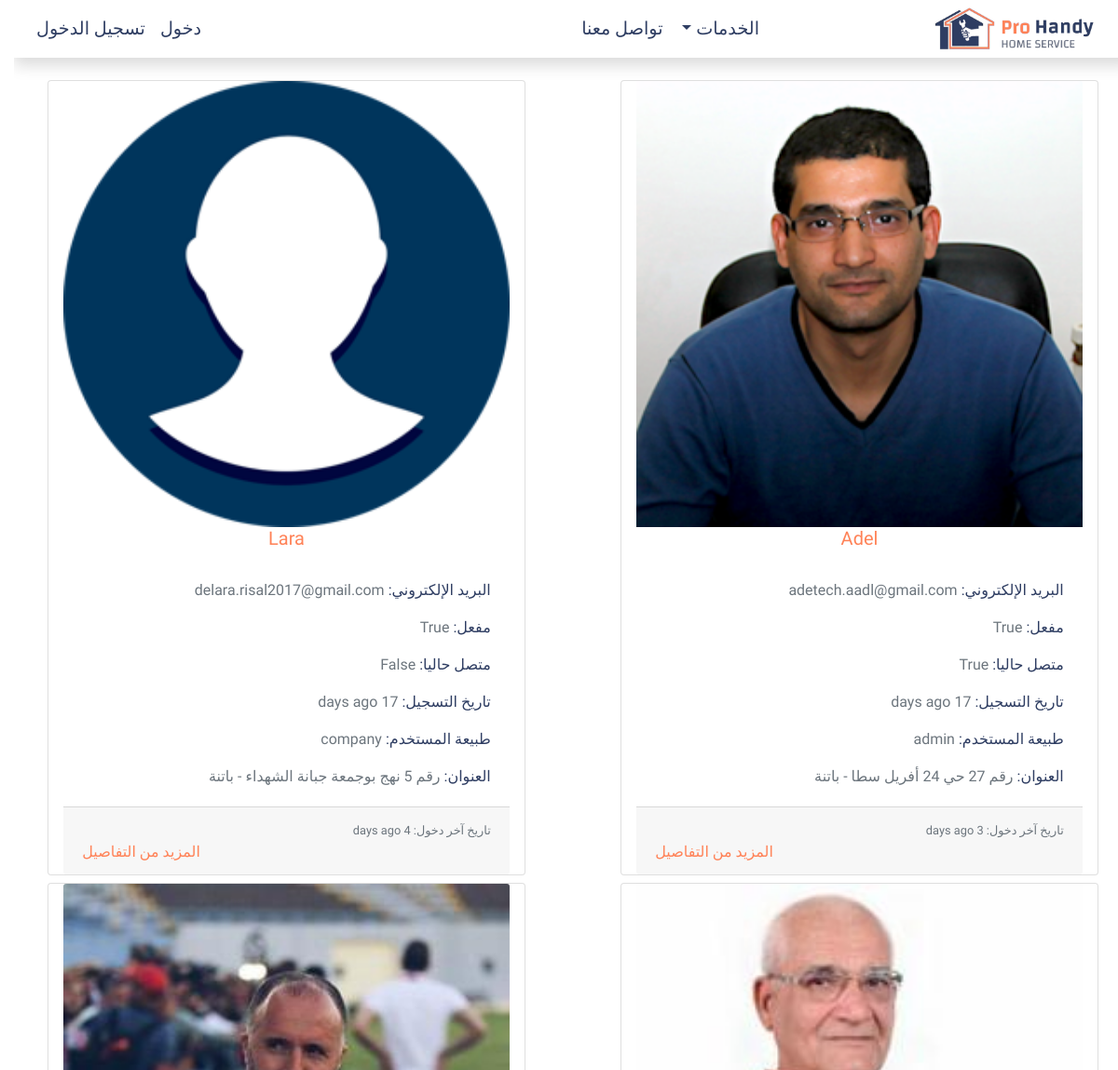
/users (upper part), run on an earlier commit of the app's database.
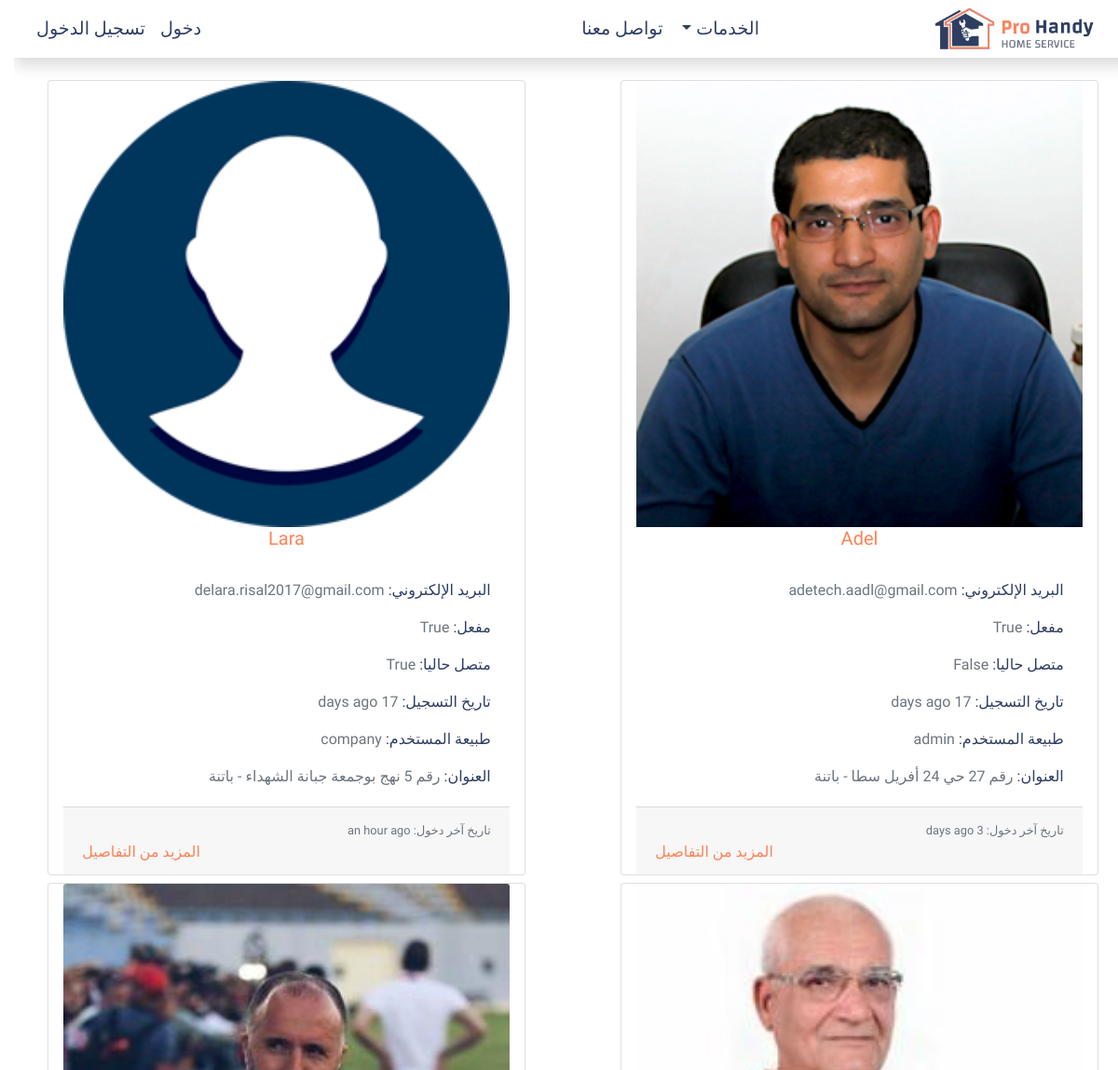
And on a later commit of the database.
### application/models.py (models this page shows, shortened)
class User(db.Model, UserMixin):
    id = db.Column(db.Integer, primary_key=True)
    username = db.Column(db.String(20), unique=True, nullable=False)
    full_name = db.Column(db.String(64), default='no full name')
    email = db.Column(db.String(120), unique=True, nullable=False)
    user_type = db.Column(db.String(20))
    image_file = db.Column(db.String(20), nullable=False, default='profile.png')
    password = db.Column(db.String(64), nullable=False)
    services = db.relationship('Service', backref='owner', lazy=True)
    created_at = db.Column(db.DateTime, nullable=False, default=datetime.utcnow)
    last_login = db.Column(db.DateTime)
    is_active = db.Column(db.Boolean, default=False)
    is_connected = db.Column(db.Boolean, default=False)
    address_first_line = db.Column(db.String(64), default='')
    address_second_line = db.Column(db.String(64), default='')
    city = db.Column(db.String(20), default='')
    phone_number = db.Column(db.String(14), default='')
    lat = db.Column(db.Float(20))
    lon = db.Column(db.Float(20))
    requests = db.relationship('ServiceRequest', cascade="all, delete", backref='client', lazy=True)
    request_messages = db.relationship('ServiceRequestMessages', cascade="all, delete", backref='message_sender', lazy=True)
    notifications = db.relationship('Notification', cascade="all, delete", backref='user_notified', lazy=True)

### application/routes.py (the view)
@app.route('/users')
def display_users():
    users = User.query.all()
    categories = Category.query.all()
    if not users:
        flash('لايوجد أي مستخدم في قاعدة البيانات', 'info')
    return render_template('users.html', users=users, categories=categories, title='NH | المستخدمين')

### application/templates/users.html
{% extends 'base.html' %}
{% block main %}
<div class="row mt-4">
    {% if users %}
        {% for user in users %}
            <div class="card col-5 mx-auto mb-2 px-3 text-right">
                <div class="hover-effect">
                    <img src="static/img/users-profile/{{ user.image_file }}" class="card-img-top" alt="user.username">
                </div>
                <h5 class="card-title text-primary text-center">{{ user.username }}</h5>
                <div class="card-body">
                    <p class="card-text">البريد الإلكتروني: <span class="text-muted">{{ user.email }}</span></p>
                    <p class="card-text">مفعل: <span class="text-muted">{{ user.is_active }}</span></p>
                    <p class="card-text">متصل حاليا: <span class="text-muted">{{ user.is_connected }}</span></p>
                    <p class="card-text">تاريخ التسجيل: <span class="text-muted">{{ moment(user.created_at).fromNow() }}</span></p>
                    <p class="card-text">طبيعة المستخدم: <span class="text-muted">{{ user.user_type }}</span></p>
                    <p class="card-text">العنوان:
                        <span class="text-muted">{{ user.address_first_line }} {{ user.address_second_line }} - {{ user.city }}</span>
                    </p>
                </div>
                <div class="card-footer">
                    <small class="text-muted">تاريخ آخر دخول: {{ moment(user.last_login).fromNow() }}</small>
                    <div class="text-left">
                        <a class="indigo-text left" href="#">المزيد من التفاصيل</a>
                    </div>
                </div>
            </div>
        {% endfor %}
</div>
{% endif %}
{% endblock %}

What changed in the data, as far as the page shows it:
changed User "Adel": is_connected "True" → "False"
changed User "Lara": is_connected "False" → "True"; last_login "4 days ago" → "an hour ago"
